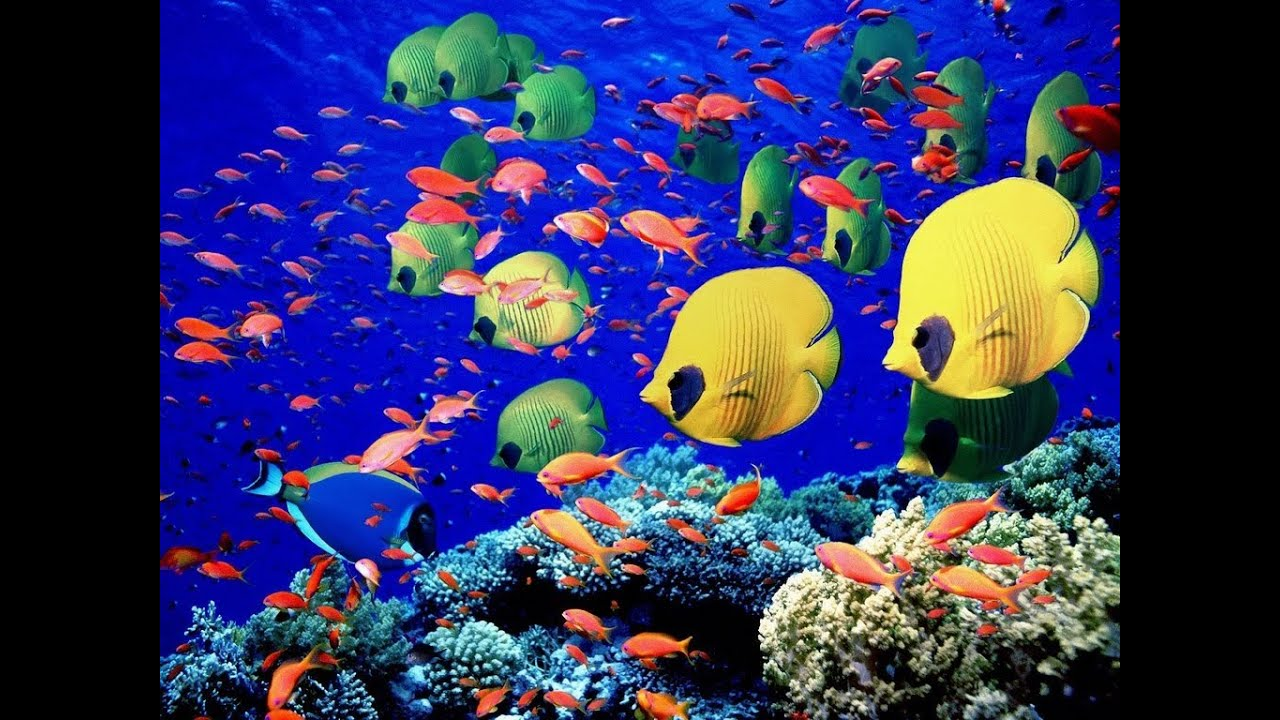
#> input picture image_translation/tropics.jpg, 1280 x 720 px
$ python image_translator.py
#> lines starting #> are read from the running program, lines starting #| are printed output that depends on the picture
"""
Negative values for the t_{x} value will shift the image to the left
Positive values for  t_{x} shifts the image to the right
Negative values for  t_{y} shifts the image up
Positive values for  t_{y} will shift the image down
"""
import numpy as np
import argparse
import imutils
import cv2

#construct argument parser
ap = argparse.ArgumentParser()
ap.add_argument("-i", "--image", type=str, default="tropics.jpg")
args = vars(ap.parse_args())

#load the image and display it
image = cv2.imread(args["image"])
#> image is the input picture: shape (720, 1280, 3); mean B, G, R 98.4, 53.1, 49.6
cv2.imshow("Original", image)

#shift image 25px right and 50px down
M1 = np.float32([
    [1, 0, 25],
    [0, 1, 50]
])
shifted_img = cv2.warpAffine(image, M1, (image.shape[1], image.shape[0]))
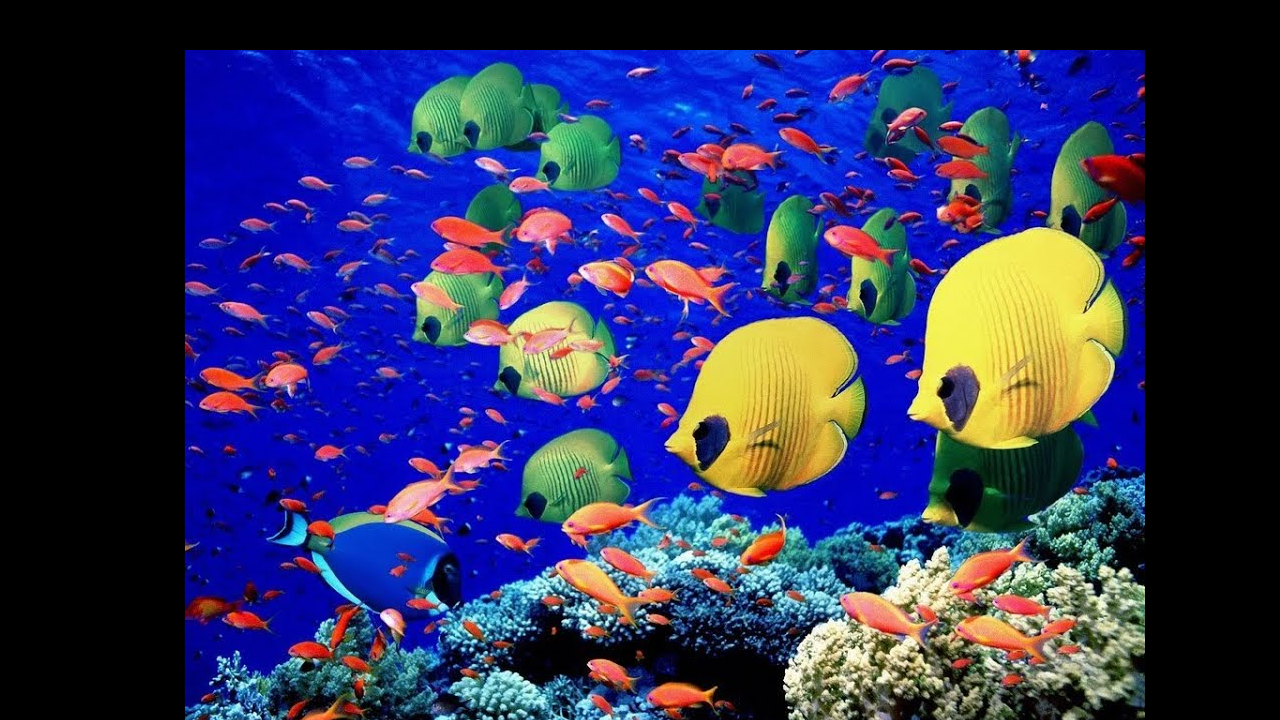
#> shifted_img: shape (720, 1280, 3); mean B, G, R 95.2, 50.3, 47
cv2.imshow("Shifted Down and Right", shifted_img)

#shift image 50px left and 90px up by using negative values
M2 = np.float32([
    [1, 0, -50],
    [0, 1, -90]
])
shifted_img_neg = cv2.warpAffine(image, M2, (image.shape[1], image.shape[0]))
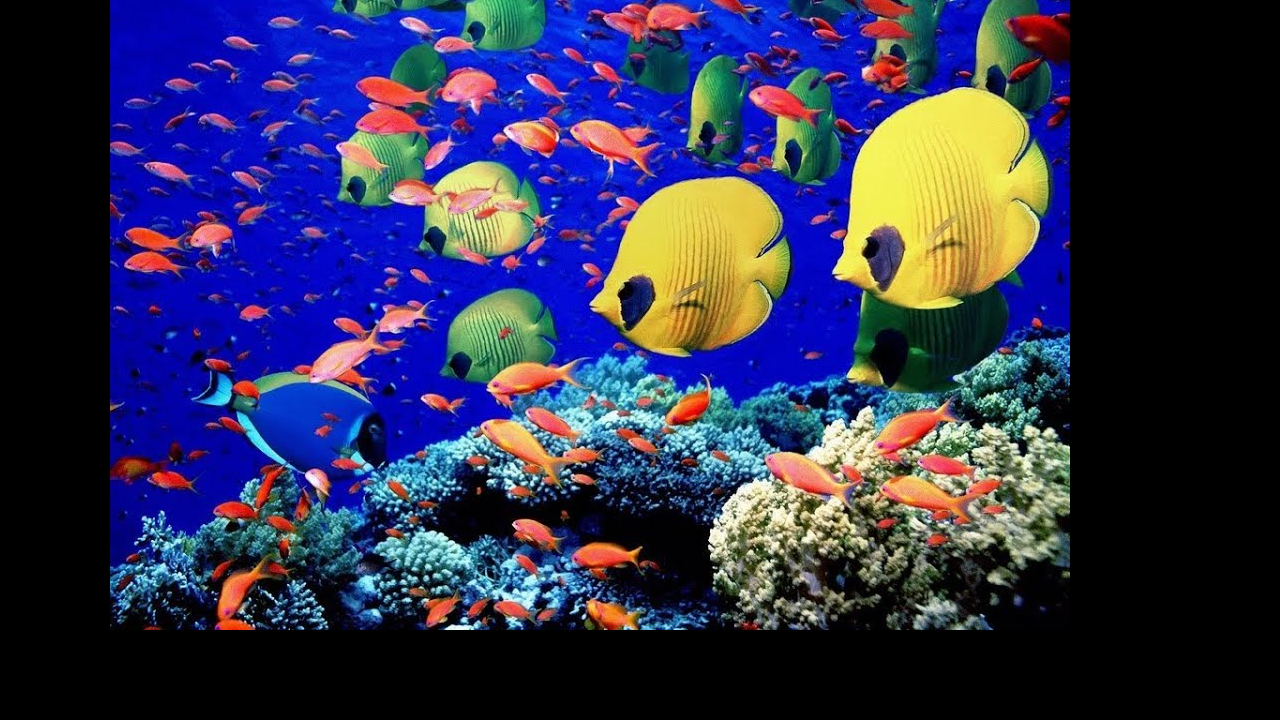
#> shifted_img_neg: shape (720, 1280, 3); mean B, G, R 81.6, 48.5, 47.7
cv2.imshow("Shifted Up and Left", shifted_img_neg)

#use the imutils library to translate in less lines of code
shifted_imutils = imutils.translate(image, 0, 100)
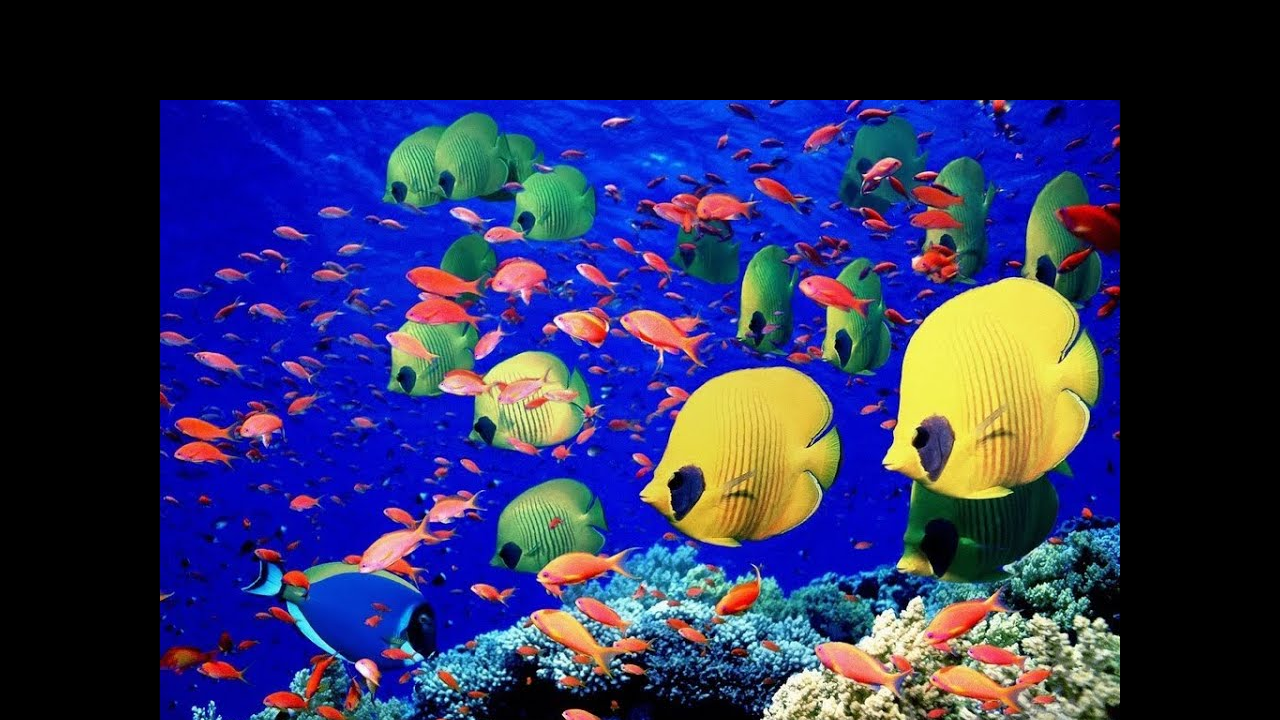
#> shifted_imutils: shape (720, 1280, 3); mean B, G, R 90.9, 46.2, 43.5
cv2.imshow("Shifted Down", shifted_imutils)
cv2.waitKey(0)


"""
#shift an image 25px to right and 50px down
Mt = np.float32([
    [1, 0, 25],
    [0, 1, 50]
])

#shift an image 7px to left and 23px up
M1 = np.float32([
    [1, 0, -7],
    [0, 1, -23]
])

#shift an image 30px left and 13px down
M2 = np.float32([
    [1, 0, -30],
    [0, 1, 12]
])

shifted = cv2.warpAffine(image, M1, (image.shape[1], image.shape[0]))
"""
